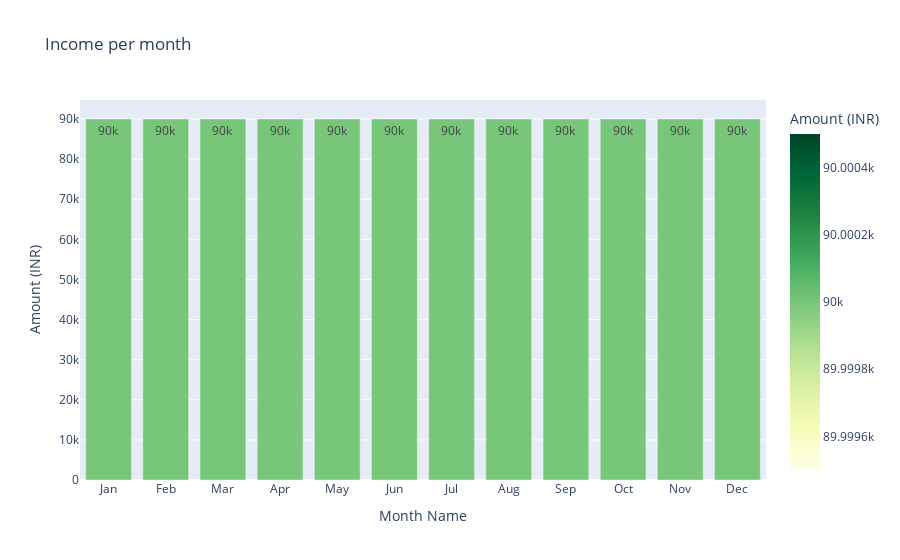

This figure's notebook cell:
### Code cell
income_monthly_2023 = make_monthly_bar_chart(df, 2023, 'Income')
income_monthly_2023

### Figure 1 — Plotly figure (JSON) as saved in the notebook; plotly's stock layout.template omitted (floating-point values rounded to 4 significant figures)
{"data": [{"alignmentgroup": "True", "hovertemplate": "Month Name=%{x}<br>Amount (INR)=%{marker.color}<extra></extra>", "legendgroup": "", "marker": {"color": [90000, 90000, 90000, 90000, 90000, 90000, 90000, 90000, 90000, 90000, 90000, 90000], "coloraxis": "coloraxis", "pattern": {"shape": ""}}, "name": "", "offsetgroup": "", "orientation": "v", "showlegend": false, "textposition": "auto", "texttemplate": "%{y:.2s}", "type": "bar", "x": ["Jan", "Feb", "Mar", "Apr", "May", "Jun", "Jul", "Aug", "Sep", "Oct", "Nov", "Dec"], "xaxis": "x", "y": [90000, 90000, 90000, 90000, 90000, 90000, 90000, 90000, 90000, 90000, 90000, 90000], "yaxis": "y"}], "layout": {"barmode": "relative", "coloraxis": {"colorbar": {"title": {"text": "Amount (INR)"}}, "colorscale": [[0, "rgb(255,255,229)"], [0.125, "rgb(247,252,185)"], [0.25, "rgb(217,240,163)"], [0.375, "rgb(173,221,142)"], [0.5, "rgb(120,198,121)"], [0.625, "rgb(65,171,93)"], [0.75, "rgb(35,132,67)"], [0.875, "rgb(0,104,55)"], [1, "rgb(0,69,41)"]]}, "legend": {"tracegroupgap": 0}, "title": {"text": "Income per month"}, "xaxis": {"anchor": "y", "domain": [0, 1], "title": {"text": "Month Name"}}, "yaxis": {"anchor": "x", "domain": [0, 1], "title": {"text": "Amount (INR)"}}}}
